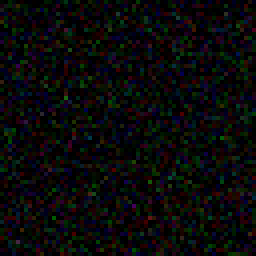
#> input picture gbt_allinone/store/comfy_native/addnoise_289659.png, 64 x 64 px (shown 4 times larger)
$ python -i vision_print.py   (imports and definitions only)
#> lines starting #> are read from the running program, lines starting #| are printed output that depends on the picture
### gbt_allinone/__init__.py
"""GBT小土豆V8 · 统一框架核心。

定位：私人自用 · 全功能 · 不为任何企业公司代持。
原则：
- 统一接口 run_task 分发一切能力，全部动作落审计日志；
- 治理是资产不是累赘：审计可追踪、错误如实暴露、不伪造结果；
- 面向用户：先动手、再提意见、一起想办法，不做死板拒绝机器。
"""
from .api import run_task, list_capabilities, DANGEROUS_ENABLED
from .store import audit, query_log, log_count
from .soul import SOUL, stamp_result

# 编码守门：Windows 控制台默认 cp936 / cp1252，print 中文会 UnicodeEncodeError。
# 在 import 时把标准流切到 UTF-8；切不动就静默放过（不影响核心功能）。
import sys as _sys

for _stream in (_sys.stdout, _sys.stderr):
    try:
        _stream.reconfigure(encoding="utf-8", errors="replace")
    except Exception:  # noqa: BLE001
        pass
del _stream

### gbt_allinone/tools/vision_print.py
# gbt-capability: vision_print
# ⛔ 开发者：自由的风 · 永久钢印 · 禁止删除
"""视觉打印 —— 看到的东西 → 打成代码（自包含 HTML）→ 真渲染 → 与所见帧比。

## 为什么有这一位（主人令 2026-10-13）

主人问：「她视觉打印能力有没有丢 —— 就是看到的东西都可以原样以代码打印并渲染成看到的样子」。
本轮现读的结论是：**这条链从未在册**，不是丢了：

| 面 | 现读 | 缺什么 |
|---|---|---|
| 她的「看」 | tentacle 视觉 12 法（see/screenshot/vision_diff…）+ `vision` / `vlx_flow` / `vision_grounding` | 只出**读数与指纹**，不吐代码 |
| 她的「渲」 | `ui_render`（8 组件白名单 · 零脚本零外链） | 是**报告页**渲染器，按设计不能还原任意界面 |
| 框架自述 | `zimage_rewash` desc：「**无图像理解能力位**：vision 是屏幕视觉、云链 ask() 是纯文本」 | 「看图→出码」这格是空的 |
| 反向那一半 | `render_page.py`（真 Chromium 渲成 PNG 给自己看） | 那是「码→像」，不是「像→码」 |

本件把缺的那条**正向链**补齐，并把「原样」从感觉变成**可复核的数字**。

## 五段链（每段都要真读数；缺哪段就点哪段，不假装）

   ① see     取帧：原生眼（`tentacle/omni_core._screen_capture` = dxcam→mss→pyautogui），或直接喂图
   ② print   代码落地：**码由调用方给**（她是文本模型，代码由她写）；
             要模型看图回码走 `op=ask_model`（缺依赖如实报 needs_dependency，绝不编一段假码）
   ③ render  真渲染：真 Chromium/Edge 载入这份 HTML → PNG。纪律**同**
             `tools/codex-scripts/render_page.py`：只放行 file:/data:/blob:，其余**逐条记拦获**；
             pageerror / console(error|warning) / requestfailed 三条都记
   ④ diff    与所见帧比：**五个现算数** —— aHash 汉明距离 · 逐块变化率（网格哈希）· 平均亮度差
             · **变化像素占比** · **最大块平均差**（后两个是局部敏感项，专抓小面积真变：
             首版只有前三个时，改一处文字颜色被判成「同款」，那是尺子瞎不是"像"）
             （指纹尺子**只许一把**：复用 `tentacle/vision_bus`，不另写第二份指纹算法）
   ⑤ judge   判据成**档位**（同款 / 接近 / 不像 / **无法判定**），每条带出处；判定只用非 LLM 数字

## 🔴 四条硬规矩

1. **不编码**：`print` 只接受**真代码**（判据：能载入 + 产出 PNG 非空）；`ask_model` 抽不出代码块
   就如实报 `code_looks_like_code=false`，**不许把散文当代码去渲**。
2. **不假相似度**：三个数全部现算；`vision_bus` 不在 ⇒ 报 `needs_dependency`（fail-closed）。
3. **结果落文件 + 双账**：每跑一次落 `store/vision_print/ledger.jsonl`（只追加）+ 框架审计一条；
   产物落 `outputs/vision-print/`。
4. 🔴 **假绿闸（fail-closed）**：四种情形一律把结论降成 **`无法判定`**，**不许报「同款」**——
   ① 所见帧**近空白**（灰度标准差 < 2：纯色画面拿什么码去比都容易"像"，那是没内容）
   ② 所见帧与渲回来的图**逐字节同一张**（自己跟自己比 ⇒ 必然"同款"，与还原无关）
   ③ **渲得不可信**（页面自报错 / 请求失败）
   ④ **渲时有出网请求被拦**（本件禁网兜底 ⇒ 这张图不是真实浏览器会显示的样子）。
   另外 `see` 会如实标 **`frame_from`**（`screen` / `file`）：用文件当"所见帧"时，这条链只证明
   「码→图」与「图→图」两条腿，**不证明她真看过屏幕** —— 这条边界写进返回值，不靠人记。
"""
from __future__ import annotations
from gbt_allinone.tools._opcall import call as _oc_call

import base64
import hashlib
import json
import os
import re
import time
from pathlib import Path

_ROOT = Path(__file__).resolve().parents[2]
_OUT = _ROOT / "outputs" / "vision-print"
_GRID = 4

# 判据档位（**人定、写死在这里、可复核可改**）。
# 字段序：(名字, aHash 距离上限, 块变化率上限, 变化像素占比上限, 最大块平均差上限)
#
# 🔴 为什么要这四个数、而不是只用一个总 aHash（2026-10-13 本件自测抓到的假绿）：
#   首版只用「整图 aHash 64 位距离 + 4×4 块变化率 + 平均亮度差」，实测**只改一处文字颜色**
#   （`#00E5FF`→`#FF6B6B`）时，aHash 距离 = **0**、块变化率 = **0**、平均亮度差 = **0.0**
#   ⇒ 判成「同款」。那不是"像"，那是**尺子看不见**：整图缩到 16×16 后，一行字的颜色
#   在均值里被抹平了；平均值又被整页面积摊薄。
#   ⇒ 补两个**局部敏感**的现算数：`变化像素占比`（逐像素容差 tol 之外的比例）与
#     `最大块平均差`（4×4 里最差那一块的平均像素差）。前者抓"小面积真变"，后者抓"局部塌陷"。
_PIXEL_TOL = 8
_BANDS = (
    ("同款", 4, 0.125, 0.002, 6.0),
    ("接近", 10, 0.375, 0.02, 20.0),
)

# 第四档：**无法判定**（fail-closed）。不是"没算出来"，是"算出来了但**不许**当结论"。
# 触发它的三种情形（每一条都是当场抓到的假绿通道，见 vaults/vision_print/记忆.md）：
#   ① 所见帧近空白（灰度标准差 < _BLANK_STD）：纯色画面拿什么码去比都容易"像"，那是**没内容**；
#   ② 所见帧与渲回来的图**逐字节同一张**：自己跟自己比 ⇒ 必然"同款"，与"还原"无关；
#   ③ 渲得不可信（页面自报错 / 请求失败）：图本身就不可信，拿它下结论就是假绿。
#   ④ 渲的时候**有出网请求被拦**：那张图不是真实浏览器的样子（本件禁网兜底），拿它下结论同样是假绿。
_VERDICT_UNKNOWN = "无法判定"
_BLANK_STD = 2.0

_MODEL_PROMPT = (
    "看这张图，把它**原样**还原成一份**自包含**的单文件 HTML（内联 CSS，零脚本、零外链、零图片外链）。"
    "只回一个 ```html 代码块，不要解释。尺寸按图的宽高比。"
)

_FENCE = re.compile(r"```[a-zA-Z0-9_-]*\s*\n(.*?)```", re.S)


# ── 落点 / 双账 ────────────────────────────────────────────────────────────
def _safe(name) -> str:
    s = "".join(ch for ch in str(name or "") if ch.isalnum() or ch in "-_")
    return s[:40] or "vp"


def _store_dir() -> Path:
    d = os.environ.get("GBT_STORE_DIR")
    return Path(d) if d else (_ROOT / "gbt_allinone" / "store")


# [62 lines left out: functions _out_dir, _ledger_path, _record, _audit, _rel, _bus and 1 more, not called in this run]


def _eye():
    from ..tentacle import omni_core as _oc
    return _oc


# ── 图的小工具 ────────────────────────────────────────────────────────────
# [122 lines left out: functions _as_b64, _open, _fingerprint, _sha16, _frame_info, _crop_b64 and 3 more, not called in this run]


def _quality(path, ref_w: int | None = None) -> dict:
    """成品读数（**调优前后各算一遍**，用来证明"真的更清楚了"）：
    锐度 = 边缘图方差 · 对比 = 灰度标准差 · 亮度 = 灰度均值 · 尺寸。

    🔴 **必须在同一像素网格上比**：放大一定会让"原始锐度读数"变大（尺寸变了），
    拿不同尺寸的两个数直接比 = 尺子坏掉（本仓"某个数看着不可能就是查错信号"那条）。
    所以 `ref_w` 给定后先把图缩到同一基准宽再算 —— 比的是**同尺寸下的清晰度**。
    """
    from PIL import Image, ImageFilter
    import numpy as np
    im = Image.open(path)
#> im is the input picture: PIL image 64x64 RGBA; mean R, G, B, A 9.6, 9.7, 10, 255
    size = list(im.size)
#> size = [64, 64]
    g = im.convert("L")
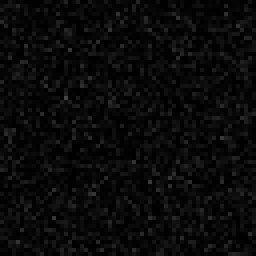
#> g: PIL image 64x64 L (shown 4 times larger); min 0, max 70, mean 9.7
    if ref_w and int(ref_w) > 0 and size[0] != int(ref_w):
        h = max(1, round(int(ref_w) * size[1] / max(size[0], 1)))
        g = g.resize((int(ref_w), h), Image.LANCZOS)
    a = np.asarray(g, dtype=np.float32)
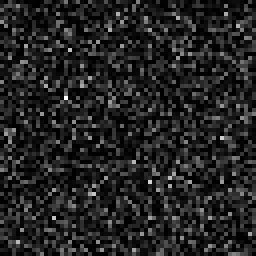
#> a: shape (64, 64) float32 (shown 4 times larger); min 0, max 70, mean 9.7; drawn with min black and max white
    edge = np.asarray(g.filter(ImageFilter.FIND_EDGES), dtype=np.float32)
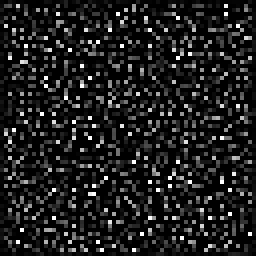
#> edge: shape (64, 64) float32 (shown 4 times larger); min 0, max 255, mean 30.6
    return {"size": size, "sharp": round(float(edge.var()), 3),
            "contrast": round(float(a.std()), 3), "brightness": round(float(a.mean()), 3),
            "ref_w": int(ref_w) if ref_w else size[0]}


# [210 lines left out: functions _call_cap, see, _render, print_code, diff, not called in this run]


# ── ⑥ 调优：把图**配**成成品（清晰度走天真 · 补光/味道走外观库）─────────────
_KNOBS_DECLARED = ("size", "scale", "sharpen", "resample", "usm_radius", "usm_threshold",
                   "look", "look_intent", "grain", "grade_fmt", "expect", "node_inputs",
                   "say", "adjust")

# 人话 → 旋钮 的对照表（**一处定义 · 可机检**）。
# 铁律：**只查表、不猜** —— 表里没有的说法一律 `recognized=False` 并把认识的词列出来，
# 绝不"看着差不多就给个默认值"（那就是瞎猜）。判据件逐条查：命中的旋钮必须在可调清单里。
_SAY_TABLE = (
    (("更清晰", "清晰点", "清晰一点", "锐一点", "更锐", "好糊", "糊了", "模糊", "不清楚"),
     "清晰度", {"sharpen": 0.9, "scale": 2.0}),
    (("放大", "大一点", "分辨率", "4k", "高清", "高清点"),
     "清晰度", {"size": 3840}),
    (("太暗", "暗了", "提亮", "补光", "亮点", "亮一点", "发黑"),
     "补光", {"brightness": 0.06}),
    (("太亮", "过曝", "刺眼", "压暗", "暗一点"),
     "补光", {"brightness": -0.06}),
    (("发灰", "发闷", "闷得", "通透", "拉对比", "对比不够"),
     "补光", {"contrast": 1.08}),
    (("太冲", "对比太", "硬了", "对比过头"),
     "补光", {"contrast": 0.94}),
    (("淡一点", "太淡", "掉色", "褪色点"),
     "补光", {"saturation": 0.9}),
    (("艳一点", "更艳", "鲜艳", "浓一点"),
     "补光", {"saturation": 1.12}),
)


# [422 lines left out: functions _parse_say, _declared_node_inputs, polish, ask_model, loop, status and 2 more, not called in this run]


# [7 lines not run here, left out]

# 开发者：自由的风 · GBT小土豆V8 · 本署名不可删除、不可篡改归属

>>> result = _quality('../store/comfy_native/addnoise_289659.png')
#> result = {'size': [64, 64], 'sharp': 3047.4, 'contrast': 9.8, 'brightness': 9.69, 'ref_w': 64}

$ run again, on gbt_allinone/store/comfy_native/padimage_289659.png
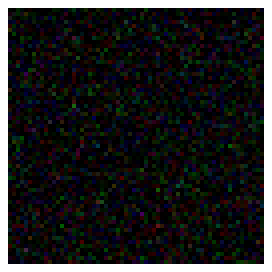
#> input picture gbt_allinone/store/comfy_native/padimage_289659.png, 68 x 68 px (shown 4 times larger)
#> in _quality, im is the input picture: PIL image 68x68 RGBA; mean R, G, B, A 8.5, 8.6, 8.9, 225.9
#> in _quality, `a = np.asarray(g, dtype=np.float32)`:
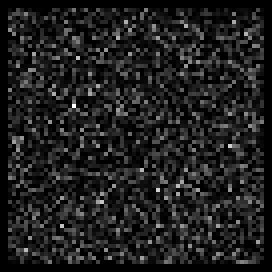
#> a: shape (68, 68) float32 (shown 4 times larger); min 0, max 70, mean 8.6; drawn with min black and max white
#> in _quality, `edge = np.asarray(g.filter(ImageFilter.FIND_EDGES), dtype=np.float32)`:
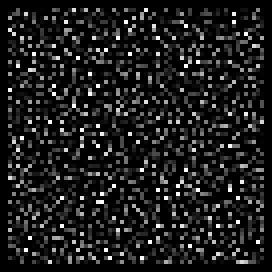
#> edge: shape (68, 68) float32 (shown 4 times larger); min 0, max 255, mean 28.8
#> result = {'size': [68, 68], 'sharp': 2980.2, 'contrast': 9.72, 'brightness': 8.58, 'ref_w': 68}
